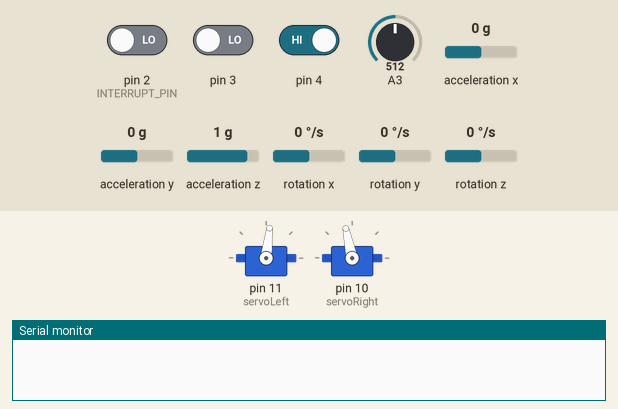
Simulated run of this sketch. Board: Arduino Uno, built with avr-gcc and run on an emulated ATmega328P. On the bench: 2 × servo, the last lines printed to the serial monitor. The test bench sets the inputs (shaded band); at power-on: pin 3 LOW, A3 = 512, pin 4 HIGH, pin 2 (INTERRUPT_PIN) LOW, acceleration x 0 g, acceleration y 0 g, acceleration z 1 g, rotation x 0 °/s, rotation y 0 °/s, rotation z 0 °/s. The sensor or clock chip raises its interrupt line as the real part does.

Above: at 1.7 s.
1.8 s: pin 3 driven HIGH
At 5.71 s:
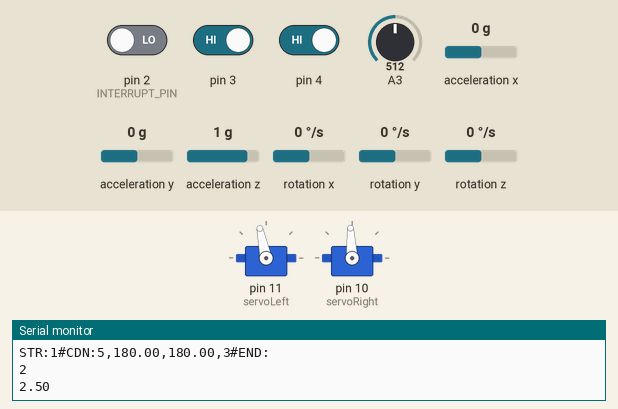
7.6 s: A3 set to 178
11.1 s: A3 set to 157
At 11.46 s:
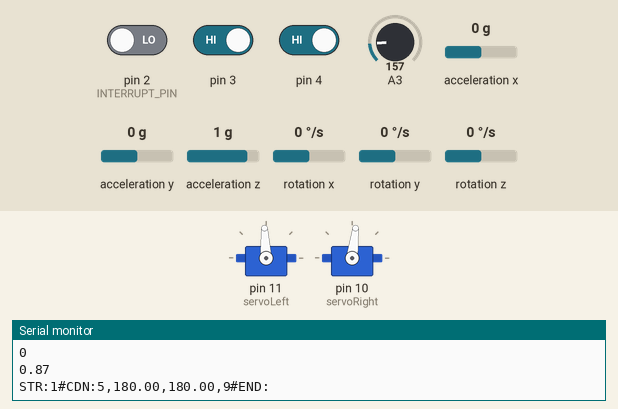
14.6 s: pin 4 driven LOW
At 15.4 s:
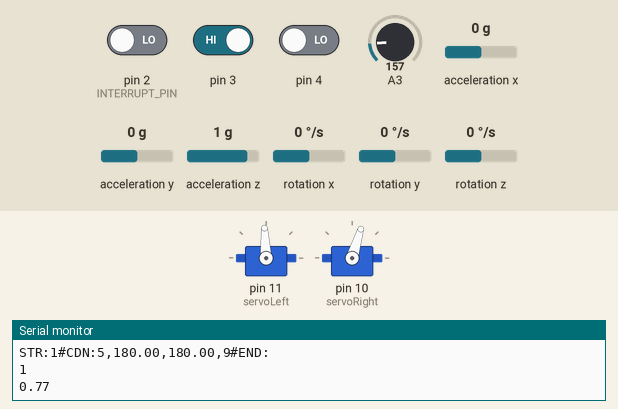
18.5 s: pin 4 driven HIGH
22.0 s: pin 3 driven LOW
At 22.4 s:
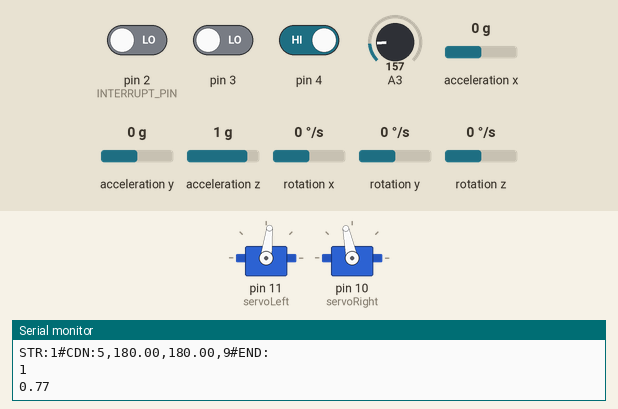
Timing chart, 0 to 26.8 s (numbered marks = the images above; inputs shaded):
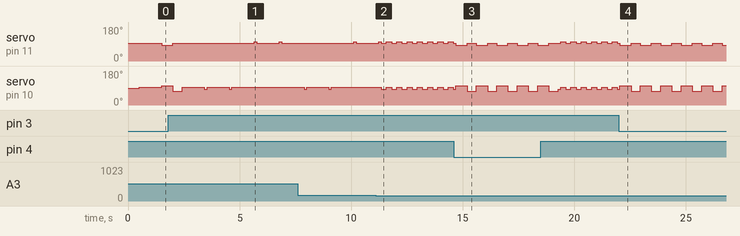

Measured:
- the behaviour switches between 164 and 163 on A3 (found by bisection; images 1 and 2)
- after the input at 11.1 s, servo on pin 10 (servoRight): alternates 93° for 0.23 s and 83° for 0.23 s, starting after 0.25 s
- after the input at 14.6 s, servo on pin 11 (servoLeft): alternates 93° for 0.42 s and 83° for 0.50 s, starting after 0.10 s; servo on pin 10 (servoRight): alternates 102° for 0.50 s and 73° for 0.42 s, starting after 0.10 s
- after the input at 22.0 s, servo on pin 11 (servoLeft): alternates 93° for 0.42 s and 83° for 0.50 s, starting after 0.05 s; servo on pin 10 (servoRight): alternates 102° for 0.50 s and 73° for 0.42 s, starting after 0.05 s
- by itself, servo on pin 10 (servoRight): repeats every 1.1 s: 93° 1.0 s, 83° 0.12 s, until it stays 93° from 4.7 s

The sketch:

arduinoProject_transmitter.ino
```cpp
/*----------- 블루투스 모듈 설정 START ---------- */
#include <SoftwareSerial.h>
SoftwareSerial mySerial(7, 8); // 시리얼 통신핀을 설정
/*----------- 블루투스 모듈 설정 END ---------- */
/*----------- 자이로 센서 설정 START ---------- */
#include "I2Cdev.h"
#include "MPU6050_6Axis_MotionApps20.h"
#include "Wire.h"
#define OUTPUT_READABLE_YAWPITCHROLL
#define INTERRUPT_PIN 2
MPU6050 mpu;
bool dmpReady = false;
uint8_t mpuIntStatus;
uint8_t devStatus;
uint16_t packetSize;
uint16_t fifoCount;
uint8_t fifoBuffer[64];
Quaternion q;           // [w, x, y, z]
VectorFloat gravity;    // [x, y, z]
float ypr[3];           // [yaw, pitch, roll]
volatile bool mpuInterrupt = false;
void dmpDataReady() {
    mpuInterrupt = true;
}
/*---------------자이로 센서 설정 END---------------*/
/*-------------------- 주행 설정 START-------------*/
#include <Servo.h>
Servo servoLeft;
Servo servoRight;
byte wLeftOld;
byte wRightOld;
byte counter;
int moveCount;
/*-------------------- 주행 설정 END-------------*/
int start, radius, count;
float dgree1, dgree2;
void setup() {
  /*----------- 자이로 센서 설정 START ---------- */
  #if I2CDEV_IMPLEMENTATION == I2CDEV_ARDUINO_WIRE
      Wire.begin();
      Wire.setClock(400000); // 400kHz I2C clock. Comment this line if having compilation difficulties
  #elif I2CDEV_IMPLEMENTATION == I2CDEV_BUILTIN_FASTWIRE
      Fastwire::setup(400, true);
  #endif
  mpu.initialize();
  devStatus = mpu.dmpInitialize();
  mpu.setXGyroOffset(220);
  mpu.setYGyroOffset(76);
  mpu.setZGyroOffset(-85);
  mpu.setZAccelOffset(1788);
  if (devStatus == 0) {
      mpu.setDMPEnabled(true);
      attachInterrupt(digitalPinToInterrupt(INTERRUPT_PIN), dmpDataReady, RISING);
      mpuIntStatus = mpu.getIntStatus();
      dmpReady = true;
      packetSize = mpu.dmpGetFIFOPacketSize();
  }
/*---------------자이로 센서 설정 END---------------*/

  mySerial.begin(57600); // 블루투스의 시리얼 속도를 57600 으로 설정
  Serial.begin(19200);
  start=1, radius=5, count=0;
  dgree1=0, dgree2=0;

/*-----------------주행 설정 START------------------------*/
  pinMode(4, INPUT);
  pinMode(3, INPUT);
  servoLeft.attach(11);
  servoRight.attach(10);
  wLeftOld = 0;
  wRightOld = 1;
  counter = 0;
  moveCount=0;
/*-----------------주행 설정 END------------------------*/
} //setup END

void loop() {
/*----------- 자이로 센서 설정 START ---------- */
  mpuInterrupt = false;
  mpuIntStatus = mpu.getIntStatus();
  fifoCount = mpu.getFIFOCount();
  if ((mpuIntStatus & 0x10) || fifoCount == 1024) {
      mpu.resetFIFO();
  } else if (mpuIntStatus & 0x02) {
      mpu.getFIFOBytes(fifoBuffer, packetSize);
      fifoCount -= packetSize;
      mpu.dmpGetQuaternion(&q, fifoBuffer);
      mpu.dmpGetGravity(&gravity, &q);
      mpu.dmpGetYawPitchRoll(ypr, &q, &gravity);
      dgree1=(ypr[0] * 180/M_PI)+180;
      dgree2=(ypr[1] * 180/M_PI)+180;
/*---------------자이로 센서 설정 END---------------*/
/*-----------------------주행 코드 START------------------------------*/
      byte wLeft = digitalRead(3);
      byte wRight = digitalRead(4);
      float fv1=volts(A3);

      if(fv1>0.80){  //발광석 발견시 멈춤
          start=0;
          count++;
          maneuver(0, 0, 1000);
      }
      if(wLeft != wRight){
          if ((wLeft != wLeftOld) && (wRight != wRightOld)){
              counter++;
              wLeftOld = wLeft;
              wRightOld = wRight;
              if(counter == 4){
                 wLeft = 0;
                 wRight = 0;
                 counter = 0;
              }
            }
       else {
          counter = 0; // Clear alternate corner count
       }
      }
     if((wLeft == 0) && (wRight == 0)){
         maneuver(-100,-100, 2000);
       // if (millis() - previousTime > 1000)
         // previousTime = millis();
      }
      else if(wLeft==0) {
        maneuver(-100,-100, 500);
        turnLeft(400);
      }
      else if(wRight==0) {
         maneuver(-100,-100, 500);
         turnLeft(400);
      }
      else {
       start=1;
       if(moveCount==0){
         maneuver(0, 100, 100);
         moveCount++;
        }
       else if(moveCount==1){
         maneuver(0, 100, 100);
         moveCount++;
        }
       else if(moveCount==2){
         maneuver(100, 0, 100);
         moveCount++;
        }
       else{
         maneuver(100, 0, 100);
         moveCount=0;
        }
      }

    Serial.print(F("STR:"));
    Serial.print(start, DEC);   //움직이면 1, 멈추면 0
    Serial.print(F("#CDN:")); //coordinate 좌표값
    Serial.print(radius);
    Serial.print(F(","));
    Serial.print(dgree1); //yawing 값 -> z축 방향으로의 회전값
    Serial.print(F(","));
    Serial.print(dgree2); //pitching 값 ->y축 방향으로의 회전값
    Serial.print(F(","));
    Serial.print(count); //발광석을 만난 수
    Serial.print(F("#END:"));
    Serial.println(F(""));
    Serial.println(moveCount);
    Serial.println(fv1);

    mySerial.print(F("STR:"));
    mySerial.print(start, DEC);   //움직이면 1, 멈추면 0
    mySerial.print(F("#CDN:")); //coordinate 좌표값
    mySerial.print(radius);
    mySerial.print(F(","));
    mySerial.print(dgree1); //yawing 값 -> z축 방향으로의 회전값
    mySerial.print(F(","));
    mySerial.print(dgree2); //pitching 값 ->y축 방향으로의 회전값
    mySerial.print(F(","));
    mySerial.print(count); //발광석을 만난 수
    mySerial.print(F("#END:"));
    mySerial.println(F(""));

  }
/*-----------------------주행 코드 END------------------------------*/

} //roop END


void maneuver(int speedLeft, int speedRight, int msTime){
  servoLeft.writeMicroseconds(1500+speedLeft);
  servoRight.writeMicroseconds(1500 - speedRight);
  delay(msTime);
}
void turnLeft(int msTime){
  servoLeft.writeMicroseconds(1500);
  servoRight.writeMicroseconds(1300);
  delay(msTime);
}

float volts(int adPin){
  return float(analogRead(adPin)) * 5.0 / 1023.0;
}
```
